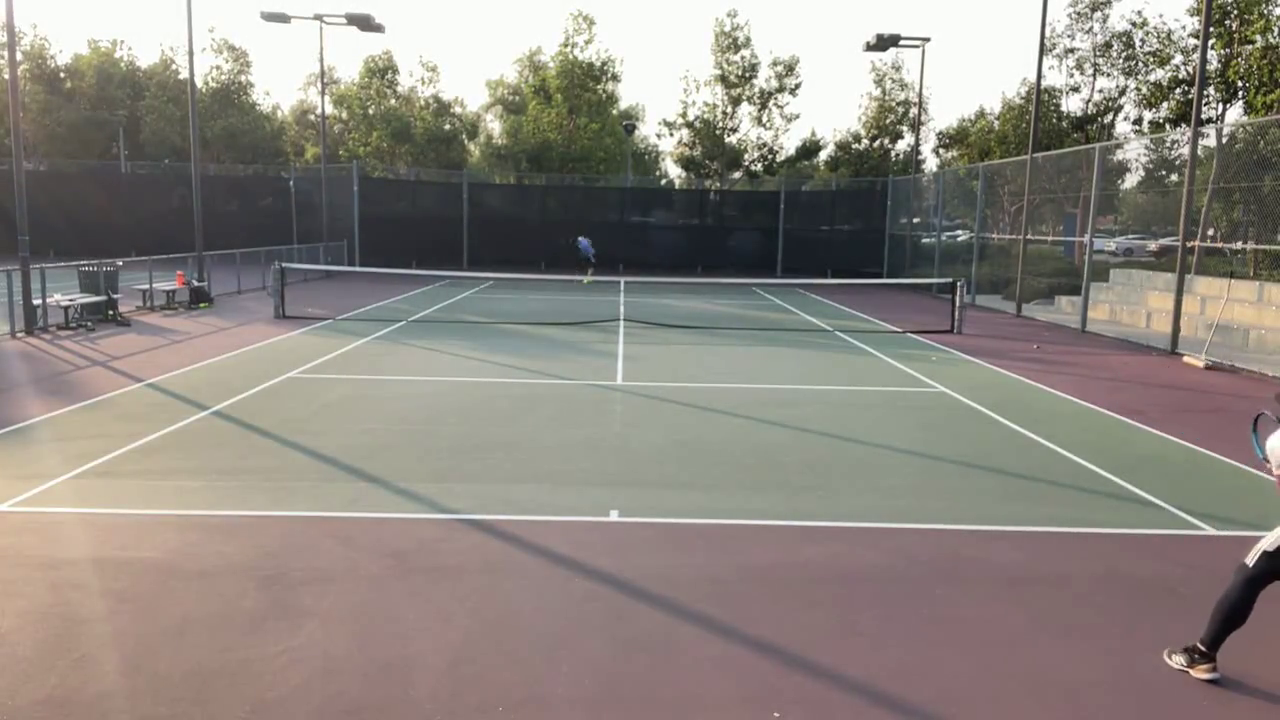
#> input picture frame 144 of tests/fixtures/golden_cli/clip.mp4, 1280 x 720 px, given in place of Monica Greene unedited tennis match play.mp4, which was not available
$ jupyter execute test_court_detection.ipynb
#> lines starting #> are read from the running program, lines starting #| are printed output that depends on the picture; pictures that were not available may be replaced by others from this repository, and a replacement may not be noted
#> further down, frame0 is the input picture: shape (720, 1280, 3); mean B, G, R 128.8, 135.6, 141.9
### court_vision.py
import os
from typing import List, Optional, Tuple

import cv2
import numpy as np


try:
    # YOLO from ultralytics (pip install ultralytics)
    from ultralytics import YOLO  # type: ignore
except Exception:  # pragma: no cover - optional dependency
    YOLO = None  # type: ignore

try:
    # Optional MoveNet via TensorFlow Hub (pip install tensorflow tensorflow-hub)
    import tensorflow as tf  # type: ignore
    import tensorflow_hub as hub  # type: ignore
except Exception:  # pragma: no cover - optional dependency
    tf = None  # type: ignore
    hub = None  # type: ignore


LABEL_TO_ID = {
    "INACTIVE": 0,
    "SERVE_MOTION": 1,
    "RALLY": 2,
}


class MoveNetWrapper:
    """Lightweight wrapper around MoveNet single-pose from TensorFlow Hub.

    If TensorFlow/TF-Hub are not available, this wrapper gracefully degrades by
    returning zeros for keypoints. This allows the rest of the pipeline to run
    for integration testing without pose features.
    """

    # [163 lines left out: functions __init__, infer_keypoints, load_models, _compute_intersection_with_bounds, extend_line_to_frame_bounds, not called in this run]


def _angle_from_vertical(p1: Tuple[int, int], p2: Tuple[int, int]) -> float:
    vx = p2[0] - p1[0]
    vy = p2[1] - p1[1]
    angle_rad = np.arctan2(vx, vy)  # angle relative to vertical axis
    return float(np.degrees(abs(angle_rad)))


def detect_playable_area(frame: np.ndarray, margin_pixels: int = 50) -> np.ndarray:
    """Detect the playable court polygon based on two doubles sidelines.

    Steps:
    - Preprocess: grayscale, blur, Canny edges
    - Detect lines with Hough Transform
    - Filter near-vertical lines; select two that are left/right extremes
    - Extend these lines to frame bounds
    - Build a quadrilateral polygon and apply a horizontal margin

    Returns array of shape (4, 2) as integer vertices in clockwise order:
    [top_left, top_right, bottom_right, bottom_left].
    """
#> called with margin_pixels = 50
    h, w = frame.shape[:2]

    gray = cv2.cvtColor(frame, cv2.COLOR_BGR2GRAY)
    gray = cv2.GaussianBlur(gray, (5, 5), 1.2)
    edges = cv2.Canny(gray, threshold1=50, threshold2=150)
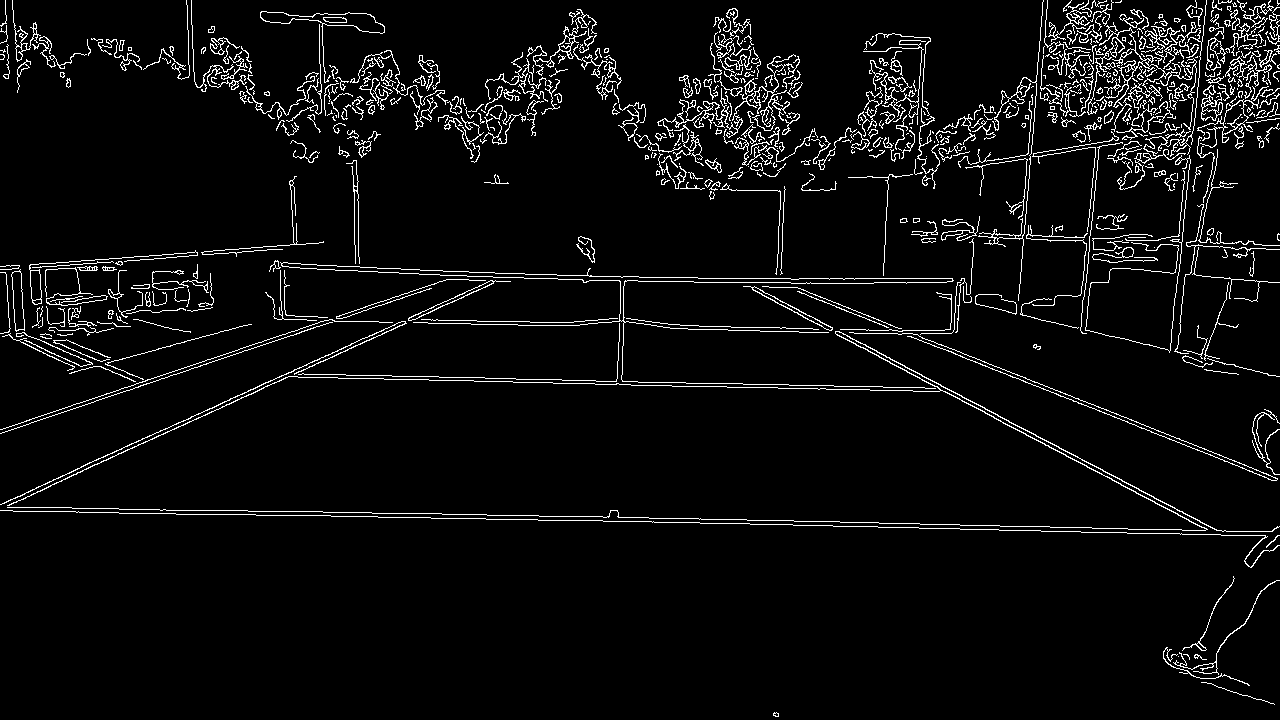
#> edges: shape (720, 1280); 4.9% white in thin lines or dots

    lines_p = cv2.HoughLinesP(
        edges,
        rho=1,
        theta=np.pi / 180,
        threshold=120,
        minLineLength=int(0.25 * w),
        maxLineGap=20,
    )
#> lines_p = [[273, 511, 648, 517], [331, 516, 792, 524], [731, 278, 1213, 534], [740, 278, 1179, 511], [821, 325, 1215, 534], [958, 119, 1278, 15], [959, 165, 1279, 114], [958, 120, 1279, 15], [1169, 352, 1206, 0], [897, 141, 1276, 18]]

    if lines_p is None or len(lines_p) == 0:
        # Fallback to whole frame with margin clipped
        poly = np.array([[0, 0], [w - 1, 0], [w - 1, h - 1], [0, h - 1]], dtype=np.int32)
        if margin_pixels > 0:
            poly[:, 0] = np.clip(poly[:, 0] + np.array([margin_pixels, -margin_pixels, -margin_pixels, margin_pixels]), 0, w - 1)
        return poly

    # Collect near-vertical lines
    vertical_candidates: List[Tuple[Tuple[int, int], Tuple[int, int]]] = []
    for l in lines_p:
        x1, y1, x2, y2 = l[0]
        angle_deg = _angle_from_vertical((x1, y1), (x2, y2))
        if angle_deg < 20.0:  # near vertical
            vertical_candidates.append(((x1, y1), (x2, y2)))
#> this loop made 10 passes
#> (x1, y1, x2, y2, vx in _angle_from_vertical, vy in _angle_from_vertical, angle_rad in _angle_from_vertical, angle_deg) on passes 1 to 8: (273, 511, 648, 517, 375, 6, 1.55, 89.08), (331, 516, 792, 524, 461, 8, 1.55, 89.01), (731, 278, 1213, 534, 482, 256, 1.08, 62.03), (740, 278, 1179, 511, 439, 233, 1.08, 62.04), (821, 325, 1215, 534, 394, 209, 1.08, 62.06), (958, 119, 1278, 15, 320, -104, 1.89, 108), (959, 165, 1279, 114, 320, -51, 1.73, 99.06), (958, 120, 1279, 15, 321, -105, 1.89, 108.1)
#> after the loop, vertical_candidates = []

    if len(vertical_candidates) < 2:
        # Fallback to frame bounds
        poly = np.array([[0, 0], [w - 1, 0], [w - 1, h - 1], [0, h - 1]], dtype=np.int32)
        if margin_pixels > 0:
            poly[:, 0] = np.clip(poly[:, 0] + np.array([margin_pixels, -margin_pixels, -margin_pixels, margin_pixels]), 0, w - 1)
        return poly

    # Score lines by x at mid-height to find left/right extremes
    mid_y = h * 0.5
    scored: List[Tuple[float, Tuple[Tuple[int, int], Tuple[int, int]]]] = []
    for (x1, y1), (x2, y2) in vertical_candidates:
        if y2 == y1:
            continue
        t = (mid_y - y1) / (y2 - y1)
        x_at_mid = x1 + t * (x2 - x1)
        scored.append((float(x_at_mid), ((x1, y1), (x2, y2))))

    if len(scored) < 2:
        poly = np.array([[0, 0], [w - 1, 0], [w - 1, h - 1], [0, h - 1]], dtype=np.int32)
        if margin_pixels > 0:
            poly[:, 0] = np.clip(poly[:, 0] + np.array([margin_pixels, -margin_pixels, -margin_pixels, margin_pixels]), 0, w - 1)
        return poly

    scored.sort(key=lambda t2: t2[0])
    left_line = scored[0][1]
    right_line = scored[-1][1]

    left_ext = extend_line_to_frame_bounds(left_line, w, h)
    right_ext = extend_line_to_frame_bounds(right_line, w, h)

    if left_ext is None or right_ext is None:
        poly = np.array([[0, 0], [w - 1, 0], [w - 1, h - 1], [0, h - 1]], dtype=np.int32)
        if margin_pixels > 0:
            poly[:, 0] = np.clip(poly[:, 0] + np.array([margin_pixels, -margin_pixels, -margin_pixels, margin_pixels]), 0, w - 1)
        return poly

    # Determine which point is top/bottom for each extended line
    def sort_by_y(a: Tuple[int, int], b: Tuple[int, int]) -> Tuple[Tuple[int, int], Tuple[int, int]]:
        return (a, b) if a[1] <= b[1] else (b, a)

    lt, lb = sort_by_y(*left_ext)
    rt, rb = sort_by_y(*right_ext)

    poly = np.array([lt, rt, rb, lb], dtype=np.int32)

    # Apply horizontal margin: move left side margin_pixels left, right side margin_pixels right
    if margin_pixels != 0:
        poly[0, 0] = max(0, poly[0, 0] - margin_pixels)  # top-left x
        poly[3, 0] = max(0, poly[3, 0] - margin_pixels)  # bottom-left x
        poly[1, 0] = min(w - 1, poly[1, 0] + margin_pixels)  # top-right x
        poly[2, 0] = min(w - 1, poly[2, 0] + margin_pixels)  # bottom-right x

    return poly


# [241 lines left out: functions _point_in_polygon, _read_annotations_csv, _create_sequences, _compute_feature_vector_for_players, process_video_for_training, not called in this run]


__all__ = [
    "load_models",
    "extend_line_to_frame_bounds",
    "detect_playable_area",
    "process_video_for_training",
]

### test_court_detection.ipynb
[cell 1]
# Setup: imports and configuration
import os
import cv2
import numpy as np

from court_vision import detect_playable_area

# User: set your input video path here
VIDEO_PATH = os.path.abspath('raw_videos/Monica Greene unedited tennis match play.mp4')  # change this
OUTPUT_DIR = os.path.abspath('sanity_check_clips')
os.makedirs(OUTPUT_DIR, exist_ok=True)
OUTPUT_VIDEO = os.path.join(OUTPUT_DIR, 'court_detection_test.mp4')

print('Input video:', VIDEO_PATH)
print('Output video:', OUTPUT_VIDEO)

[cell 2]
# Detection and visualization over first 60 seconds
cap = cv2.VideoCapture(VIDEO_PATH)
if not cap.isOpened():
    raise RuntimeError(f'Failed to open video: {VIDEO_PATH}')

fps = cap.get(cv2.CAP_PROP_FPS) or 30.0
max_frames = int(60 * fps)

ret, frame0 = cap.read()
if not ret or frame0 is None:
    cap.release()
    raise RuntimeError('Could not read first frame for playable area detection')

playable_poly = detect_playable_area(frame0, margin_pixels=50)  # (4,2)
#> playable_poly = [[50, 0], [1229, 0], [1229, 719], [50, 719]]

h, w = frame0.shape[:2]
fourcc = cv2.VideoWriter_fourcc(*'mp4v')
writer = cv2.VideoWriter(OUTPUT_VIDEO, fourcc, fps, (w, h))

# Reset to beginning
cap.set(cv2.CAP_PROP_POS_FRAMES, 0)

num_written = 0
alpha = 0.4  # overlay opacity
poly_color = (255, 200, 80)  # BGR light color
outline_color = (0, 220, 255)

while True:
    if num_written >= max_frames:
        break
    ret, frame = cap.read()
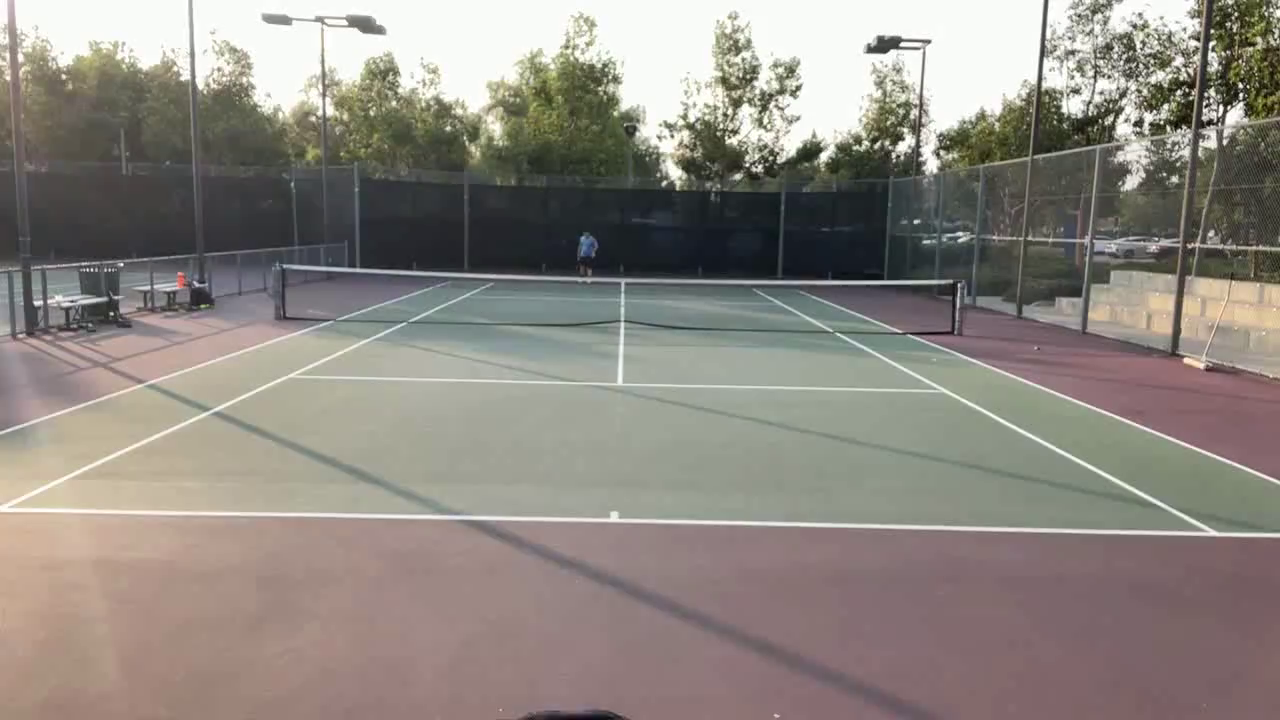
#> input picture frame 0 of tests/fixtures/golden_cli/clip.mp4, 1280 x 720 px, given in place of Monica Greene unedited tennis match play.mp4, which was not available
#> frame is the input picture: shape (720, 1280, 3); mean B, G, R 128.8, 135.7, 141.9
    if not ret or frame is None:
        break

    overlay = frame.copy()
    # Fill polygon on overlay
    pts = playable_poly.reshape((-1, 1, 2))
#> pts = [[50, 0], [1229, 0], [1229, 719], [50, 719]]
    cv2.fillPoly(overlay, [pts], color=poly_color)
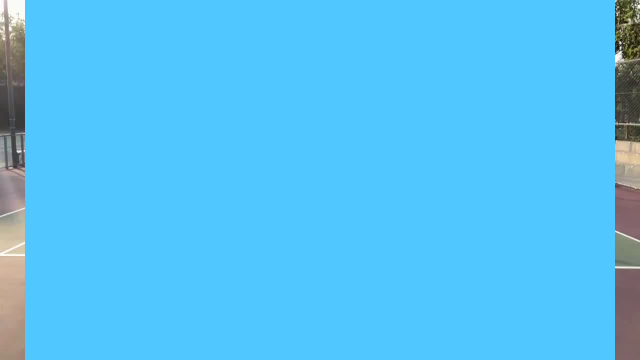
#> overlay: shape (720, 1280, 3) (shown at 1/2 size); mean B, G, R 244.1, 194.2, 84.5
    # Blend overlay
    blended = cv2.addWeighted(overlay, alpha, frame, 1 - alpha, 0)
    # Outline
    cv2.polylines(blended, [pts], isClosed=True, color=outline_color, thickness=3)
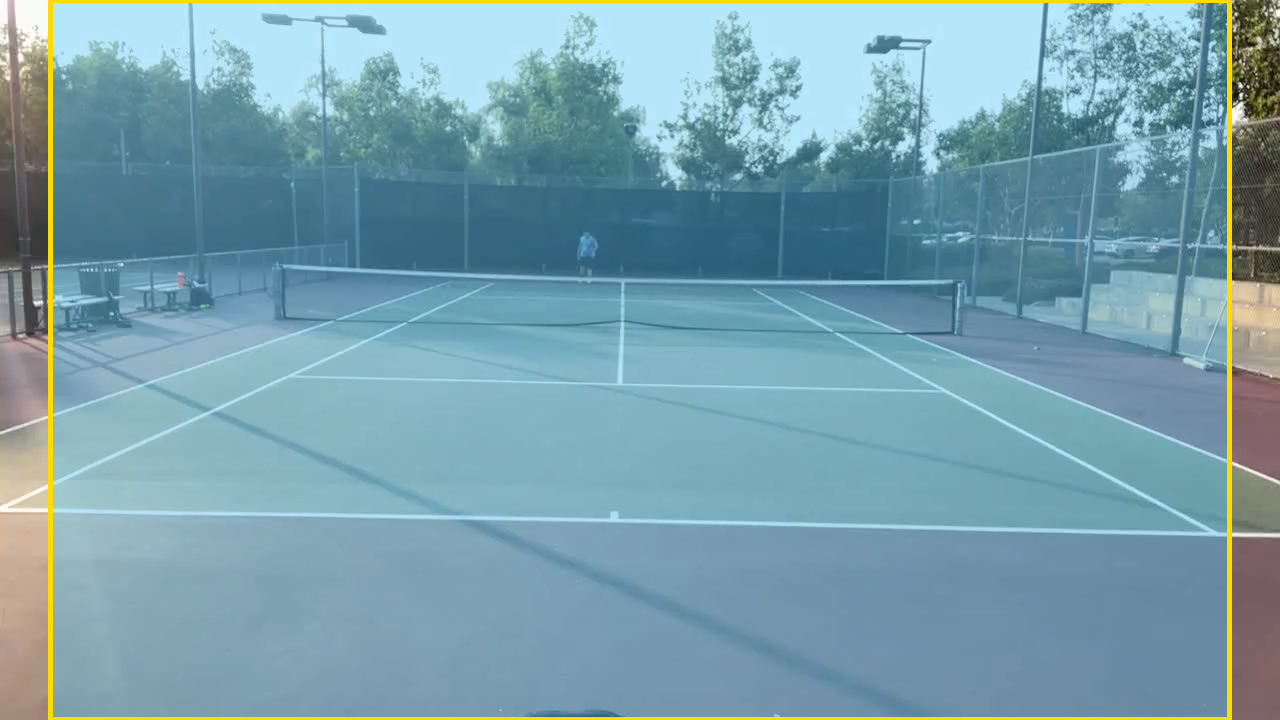
#> blended: shape (720, 1280, 3); mean B, G, R 172.2, 160, 120.8

    writer.write(blended)
    num_written += 1

[cell 3]
# Cleanup
cap.release()
writer.release()
print(f'Saved court detection clip to: {OUTPUT_VIDEO}')

$ run again, starting later in the video
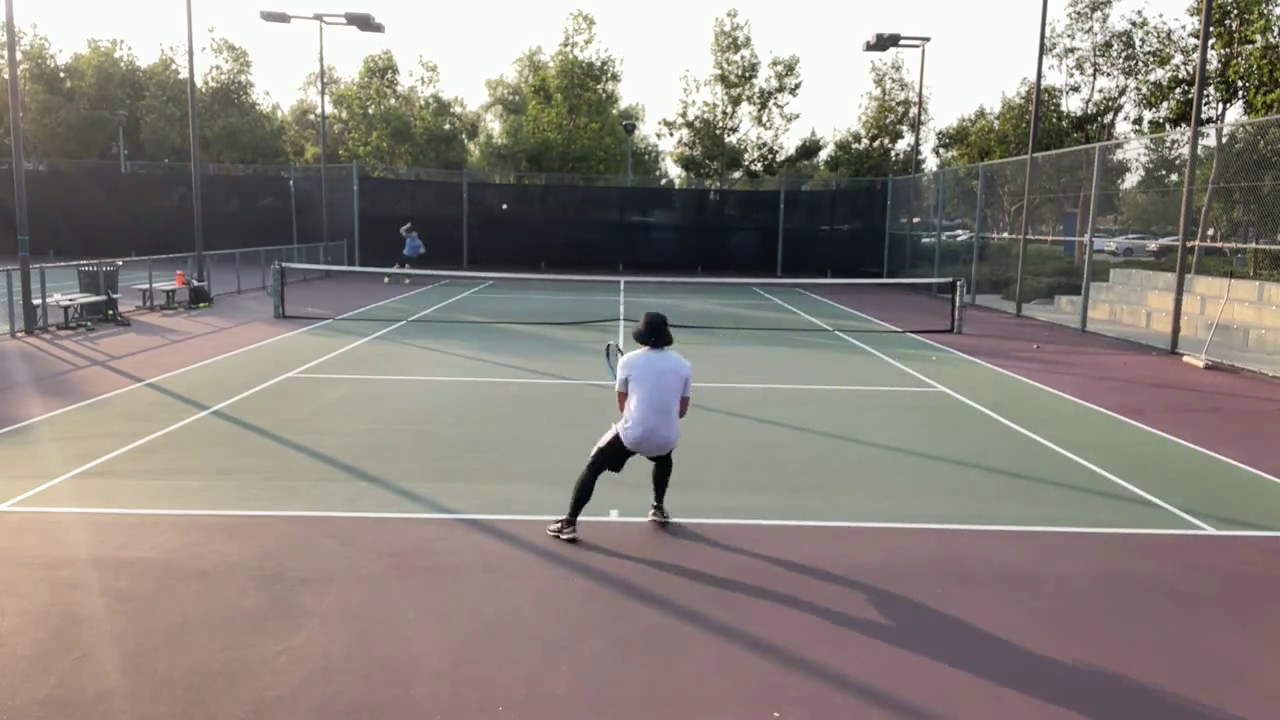
#> input picture frame 648 of tests/fixtures/golden_cli/clip.mp4, 1280 x 720 px, given in place of Monica Greene unedited tennis match play.mp4, which was not available
#> frame0 is the input picture: shape (720, 1280, 3); mean B, G, R 126.9, 133.1, 139.6
#> in detect_playable_area, `edges = cv2.Canny(gray, threshold1=50, threshold2=150)`:
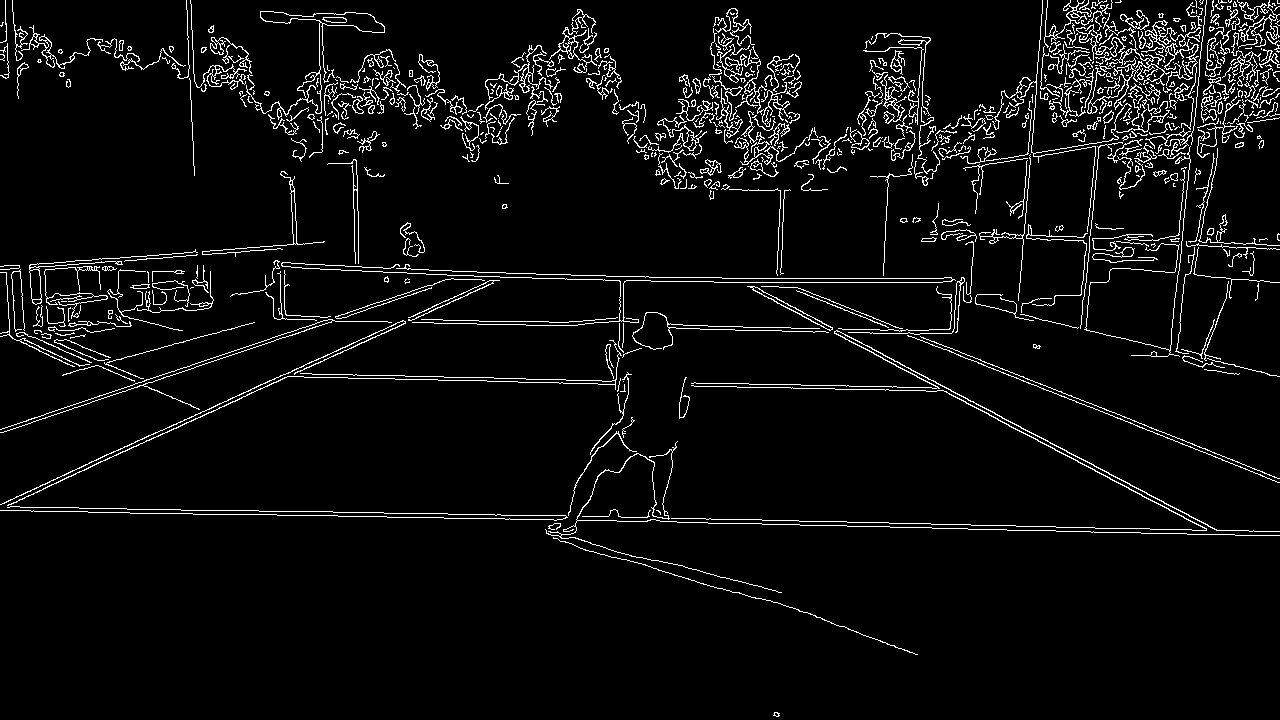
#> edges: shape (720, 1280); 5% white in thin lines or dots
#> lines_p = [[338, 516, 799, 524], [732, 278, 1214, 534], [740, 278, 1168, 505]]
#> the loop in detect_playable_area, `for l in lines_p:` made 3 passes
#> (x1, y1, x2, y2, vx in _angle_from_vertical, vy in _angle_from_vertical, angle_rad in _angle_from_vertical, angle_deg) on passes 1 to 3: (338, 516, 799, 524, 461, 8, 1.55, 89.01), (732, 278, 1214, 534, 482, 256, 1.08, 62.03), (740, 278, 1168, 505, 428, 227, 1.08, 62.06)
#> after the loop in detect_playable_area, `for l in lines_p:`: vertical_candidates = []
#> playable_poly = [[50, 0], [1229, 0], [1229, 719], [50, 719]]
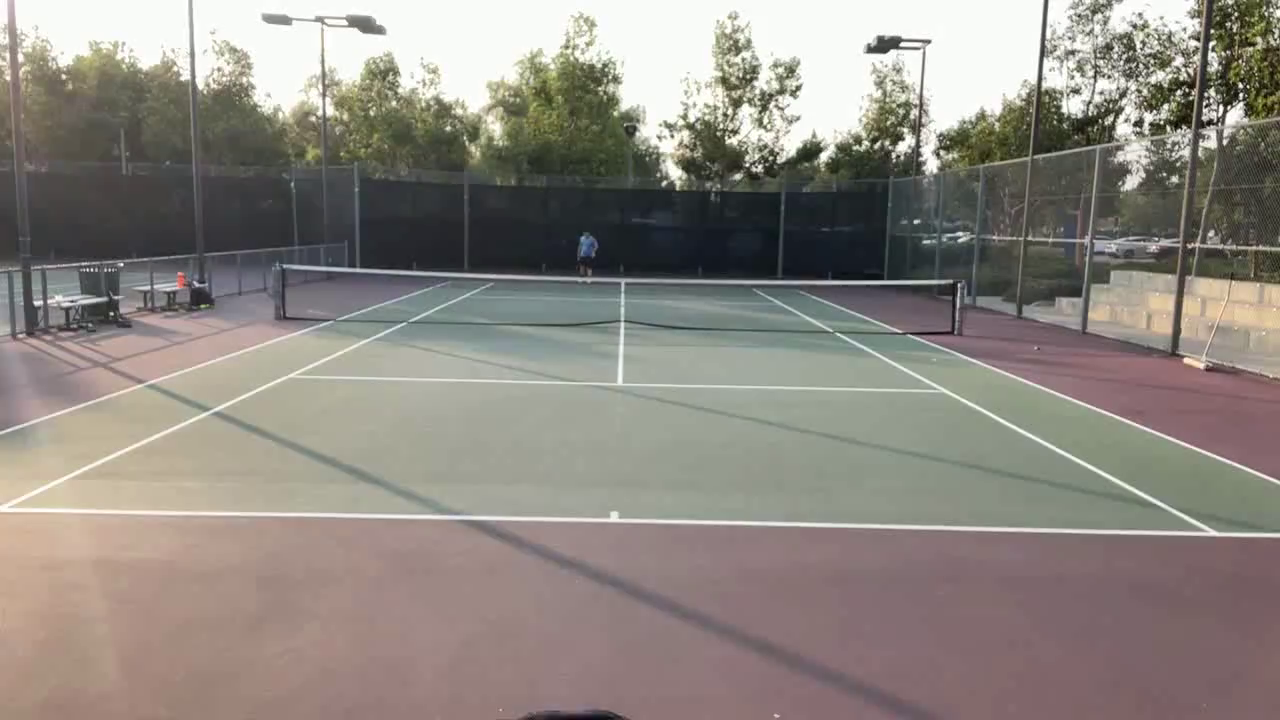
#> input picture frame 0 of tests/fixtures/golden_cli/clip.mp4, 1280 x 720 px, given in place of Monica Greene unedited tennis match play.mp4, which was not available
#> frame is the input picture: shape (720, 1280, 3); mean B, G, R 128.8, 135.7, 141.9
